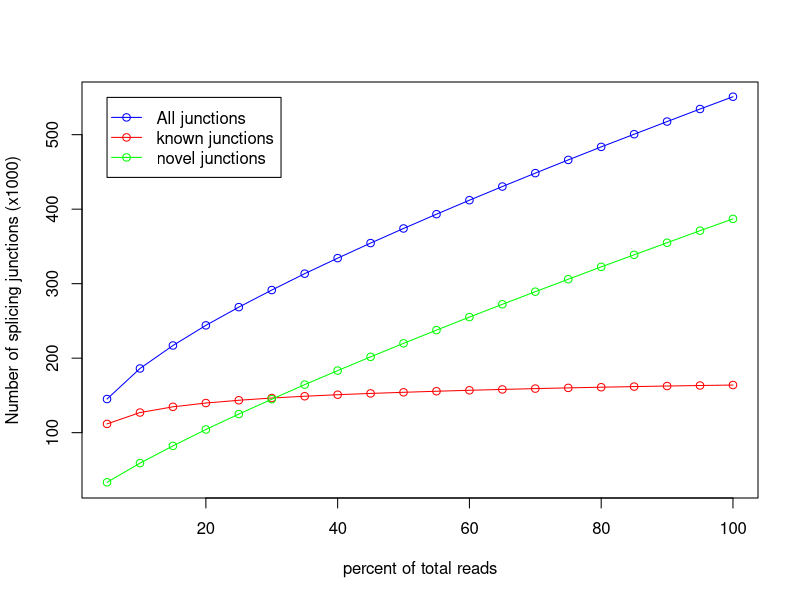

This figure's R source:
pdf('CF98440.junctionSaturation_plot.pdf')
x=c(5,10,15,20,25,30,35,40,45,50,55,60,65,70,75,80,85,90,95,100)
y=c(111781,127037,134725,139787,143509,146508,148899,150951,152691,154193,155604,156904,158053,159146,160137,161023,161857,162624,163300,163961)
z=c(145175,186161,217009,244052,268503,291436,313431,334272,354472,374094,393261,412045,430392,448389,466103,483586,500607,517570,534427,550923)
w=c(33394,59124,82284,104265,124994,144928,164532,183321,201781,219901,237657,255141,272339,289243,305966,322563,338750,354946,371127,386962)
m=max(163,550,386)
n=min(111,145,33)
plot(x,z/1000,xlab='percent of total reads',ylab='Number of splicing junctions (x1000)',type='o',col='blue',ylim=c(n,m))
points(x,y/1000,type='o',col='red')
points(x,w/1000,type='o',col='green')
legend(5,550, legend=c("All junctions","known junctions", "novel junctions"),col=c("blue","red","green"),lwd=1,pch=1)
dev.off()
